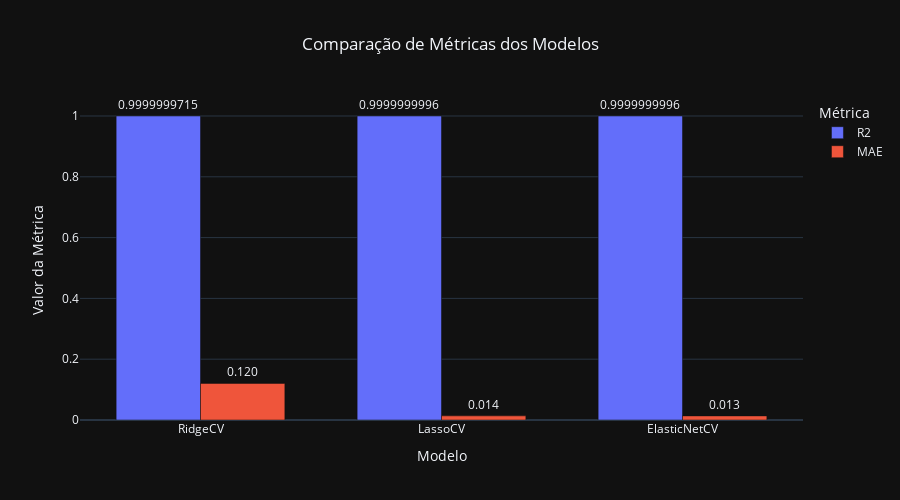

The cell this chart's notebook holds for it:
### Code cell
fig = ex.bar(df_results, 
             x="Modelo", 
             y=["R2", "MAE"], 
             barmode="group", 
             title="Comparação de Métricas")

fig.update_layout(
    title="Comparação de Métricas dos Modelos",
    title_x=0.5,  # centraliza o título
    yaxis_title="Valor da Métrica",  # muda o nome do eixo Y
    legend_title="Métrica",          # muda o nome da legenda
    template="plotly_dark",
    bargap=0.3,
    height=500
)

for trace in fig.data:
    if trace.name == "R2":
        trace.text = [f"{val:.10f}" for val in trace.y]
        trace.textposition = 'outside'
    else:
        trace.text = [f"{val:.3f}" for val in trace.y]
        trace.textposition = 'outside'

fig.show()

### Figure 1 — Plotly figure (JSON) as saved in the notebook; plotly's stock layout.template omitted (floating-point values rounded to 4 significant figures)
{"data": [{"alignmentgroup": "True", "hovertemplate": "variable=R2<br>Modelo=%{x}<br>value=%{y}<extra></extra>", "legendgroup": "R2", "marker": {"color": "#636efa", "pattern": {"shape": ""}}, "name": "R2", "offsetgroup": "R2", "orientation": "v", "showlegend": true, "text": ["0.9999999715", "0.9999999996", "0.9999999996"], "textposition": "outside", "type": "bar", "x": ["RidgeCV", "LassoCV", "ElasticNetCV"], "xaxis": "x", "y": [1.0, 1.0, 1.0], "yaxis": "y"}, {"alignmentgroup": "True", "hovertemplate": "variable=MAE<br>Modelo=%{x}<br>value=%{y}<extra></extra>", "legendgroup": "MAE", "marker": {"color": "#EF553B", "pattern": {"shape": ""}}, "name": "MAE", "offsetgroup": "MAE", "orientation": "v", "showlegend": true, "text": ["0.120", "0.014", "0.013"], "textposition": "outside", "type": "bar", "x": ["RidgeCV", "LassoCV", "ElasticNetCV"], "xaxis": "x", "y": [0.1203, 0.0136, 0.01349], "yaxis": "y"}], "layout": {"bargap": 0.3, "barmode": "group", "height": 500, "legend": {"title": {"text": "Métrica"}, "tracegroupgap": 0}, "title": {"text": "Comparação de Métricas dos Modelos", "x": 0.5}, "xaxis": {"anchor": "y", "domain": [0, 1], "title": {"text": "Modelo"}}, "yaxis": {"anchor": "x", "domain": [0, 1], "title": {"text": "Valor da Métrica"}}}}
